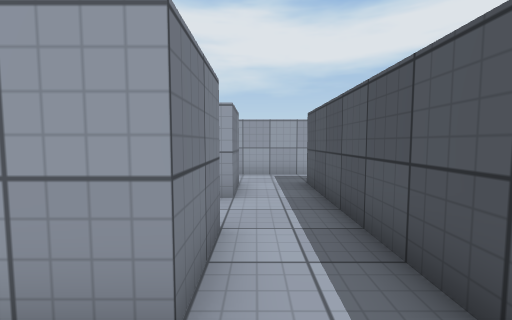
[1] (above)

24 first-person views from a walk through a Unity game level. The camera is 1.2 m above the floor, tilts 4° down and sees 90° across. The floor is counted in squares, 1 m on a side. Each view is taken from the middle of a square. On the plan, view 1 faces up. The plan holds only what a view shows up to about 12 squares ahead; the rest is blank. The player character is not drawn. Some animated figures are left out. Surface patterns are stand-ins for the level's own textures.

[2]
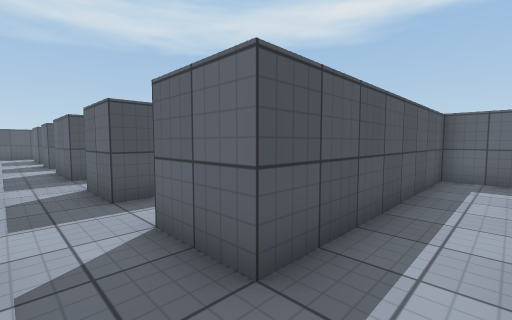

[3]
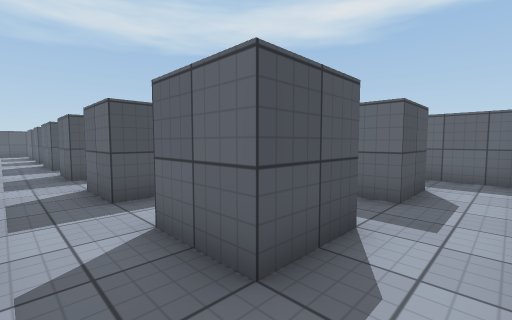

[4]
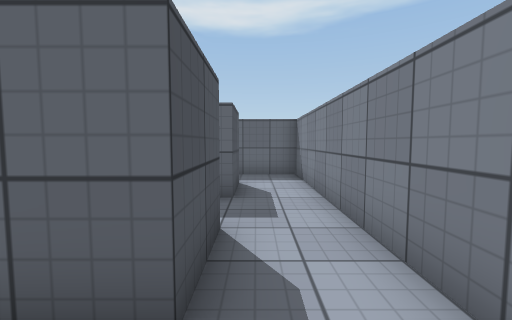

[5]
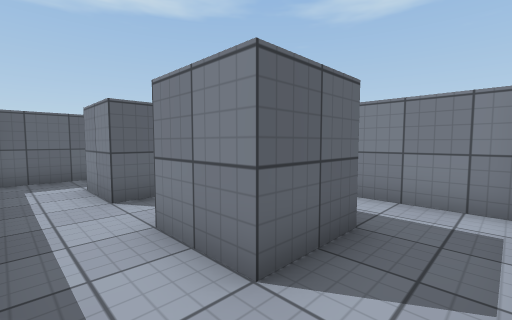

[6]
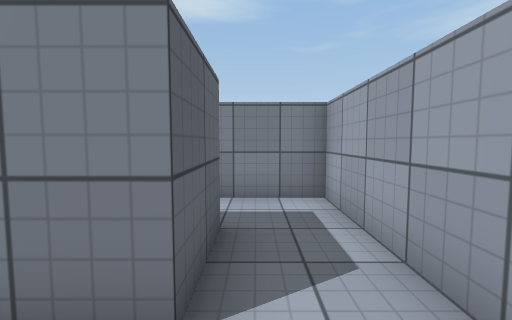

[7]
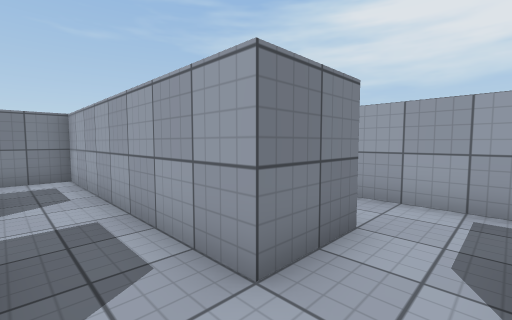

[8]
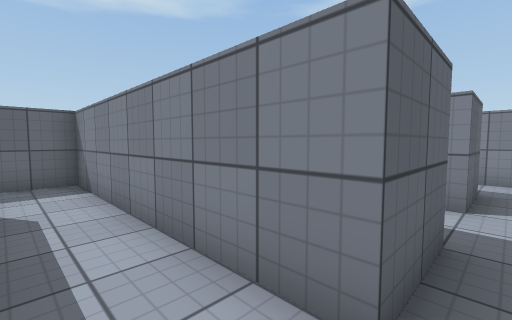

[9]
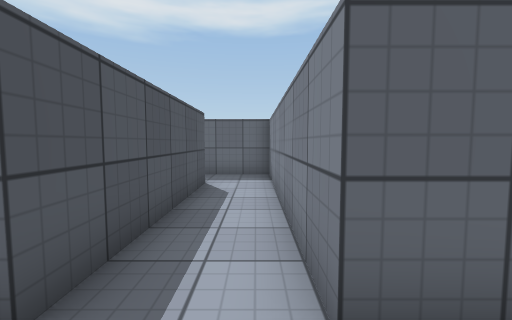

[10]
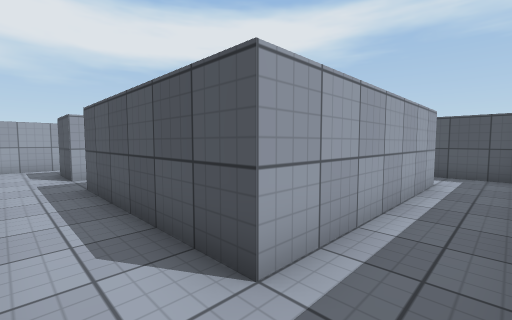

[11]
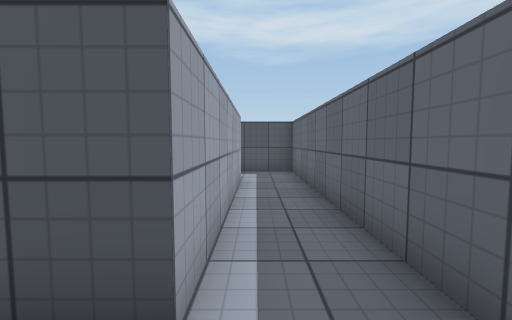

[12]
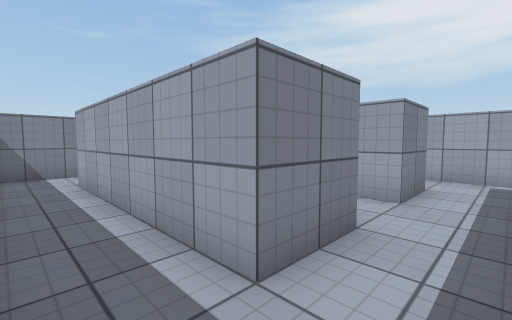

[13]
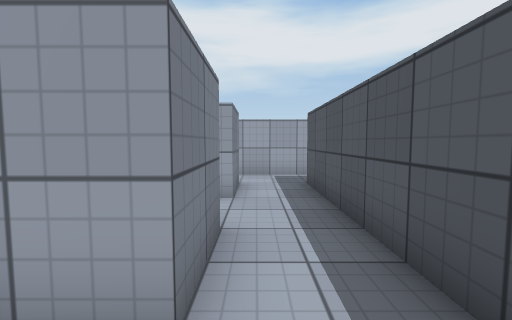

[14]
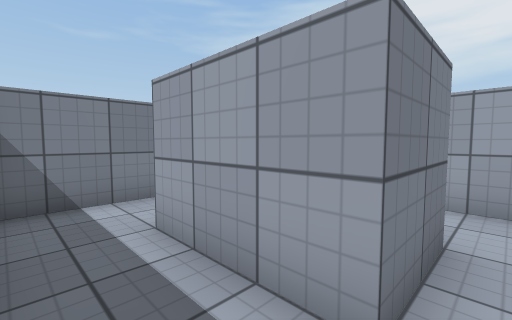

[15]
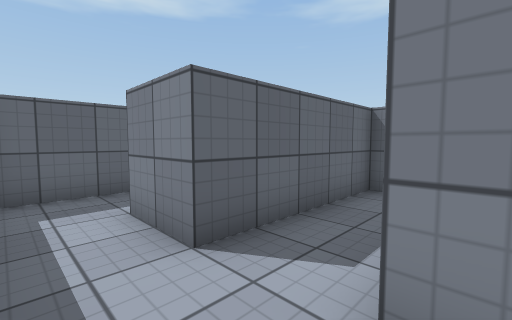

[16]
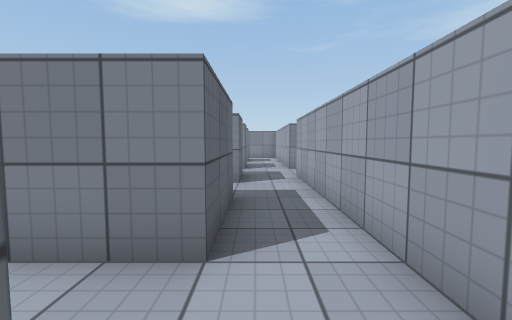

[17]
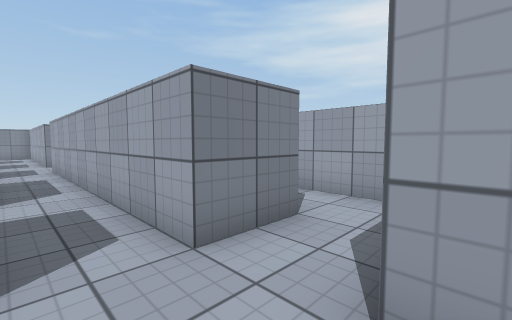

[18]
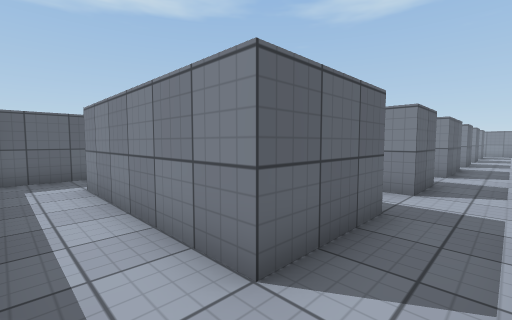

[19]
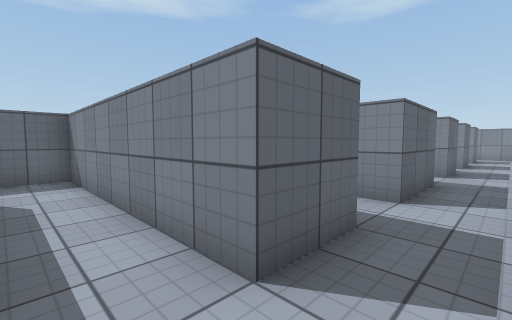

[20]
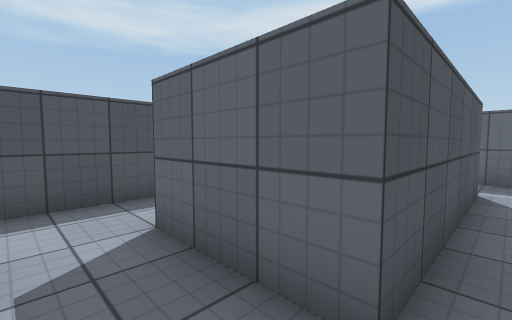

[21]
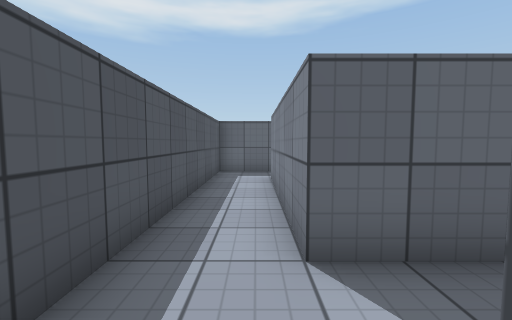

[22]
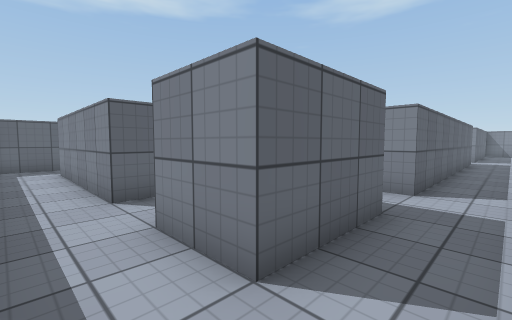

[23]
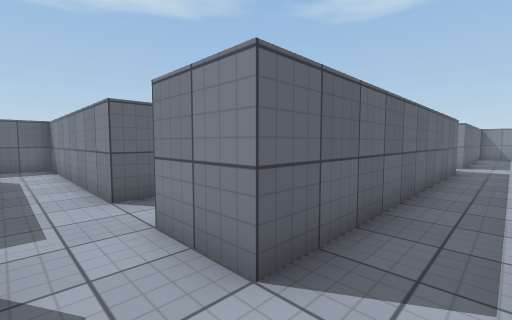

[24]
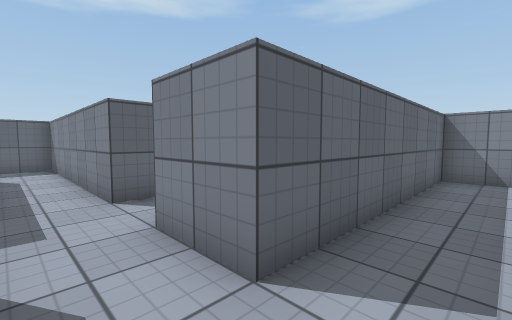

### Floor plan
Ten units are one square. View 1 is at (0, 0); x grows to the right and y downward. Boxes are objects, and circles mark ways between rooms. Rooms are numbered by the first view taken in them; rooms with no view inside come last. Other rooms are left out.
<svg viewBox="-50 -140 290 150">
<path fill="none" stroke="#000" d="M-5 5 15 5 15 -15M-5 -75 -5 -55M15 -55 15 -75 35 -75M35 -95 -5 -95M-25 -54 -25 -75 -5 -75M-5 -95 -45 -95 -45 -55M125 -15 55 -15 55 -75M35 -75 35 5 145 5 145 -15M125 -55 95 -55M145 -15 145 -55M75 -55 75 -35 125 -35 125 -15M95 -70 95 -75 125 -75 125 -55M145 -55 145 -75 165 -75M55 -75 75 -75 75 -55M165 -95 55 -95M165 -75 165 5 188 5M185 -15 185 -75 215 -75 215 -15M191 -95 185 -95M210 5 235 5 235 -91M59 -135 26 -135M55 -95 55 -115 165 -115 165 -95M172 -135 150 -135M184 -115 215 -115 215 -95M-45 -131 -45 -115 35 -115 35 -95M-45 -55 -45 -15M-25 -14 -25 -35 -5 -35M-5 -35 -5 -15M15 -15 15 -55M-45 -15 -45 5 -5 5M-5 -15 -16 -15"/>
<circle cx="5" cy="-25" r="3" fill="#2a7"/>
<circle cx="-15" cy="-5" r="3" fill="#2a7"/>
<circle cx="-15" cy="-85" r="3" fill="#2a7"/>
<circle cx="25" cy="-85" r="3" fill="#2a7"/>
<circle cx="5" cy="-65" r="3" fill="#2a7"/>
<circle cx="-35" cy="-65" r="3" fill="#2a7"/>
<circle cx="135" cy="-25" r="3" fill="#2a7"/>
<circle cx="65" cy="-85" r="3" fill="#2a7"/>
<circle cx="45" cy="-105" r="3" fill="#2a7"/>
<circle cx="135" cy="-65" r="3" fill="#2a7"/>
<circle cx="85" cy="-65" r="3" fill="#2a7"/>
<circle cx="155" cy="-85" r="3" fill="#2a7"/>
<circle cx="175" cy="-105" r="3" fill="#2a7"/>
<circle cx="225" cy="-105" r="3" fill="#2a7"/>
<circle cx="-15" cy="-45" r="3" fill="#2a7"/>
<circle cx="-35" cy="-25" r="3" fill="#2a7"/>
<text x="0" y="-10">1</text>
<text x="10" y="-80">2</text>
<text x="-30" y="-80">3</text>
<text x="70" y="-10">4</text>
<text x="120" y="-40">5</text>
<text x="110" y="-80">6</text>
<text x="180" y="-50">7</text>
<text x="100" y="-120">8</text>
<text x="-30" y="-40">9</text>
<text x="0" y="-40">10</text>
<text x="-30" y="-10">11</text>
</svg>
Room 1 opens to room 10. Room 1 opens to room 11. Room 2 opens to room 3. Room 2 opens to room 4. Room 2 opens to room 10. Room 3 opens to room 9. Room 4 opens to room 5. Room 4 opens to room 6. Room 4 opens to room 8. Room 5 opens to room 6. Room 6 opens to room 7. Room 7 opens to room 8. Room 9 opens to room 10. Room 9 opens to room 11.

Where each view was taken, in squares from view 1:
view 1: 0 up, 0 right, facing up
view 2: 9 up, 0 right, facing down-right
view 3: 9 up, 4 left, facing down-right
view 4: 9 up, 3 left, facing down
view 5: 9 up, 1 right, facing down-left
view 6: 8 up, 1 right, facing left
view 7: 8 up, 5 right, facing up-left
view 8: 8 up, 5 right, facing down-left
view 9: 9 up, 4 right, facing down
view 10: 0 up, 4 right, facing up-right
view 11: 1 up, 4 right, facing right
view 12: 0 up, 14 right, facing up-left
view 13: 0 up, 13 right, facing up
view 14: 4 up, 13 right, facing up-left
view 15: 6 up, 14 right, facing down-left
view 16: 8 up, 15 right, facing left
view 17: 8 up, 19 right, facing up-left
view 18: 9 up, 23 right, facing down-left
view 19: 9 up, 18 right, facing down-left
view 20: 9 up, 18 right, facing down-right
view 21: 10 up, 22 right, facing down
view 22: 13 up, 23 right, facing down-left
view 23: 13 up, 18 right, facing down-left
view 24: 13 up, 5 right, facing down-left
